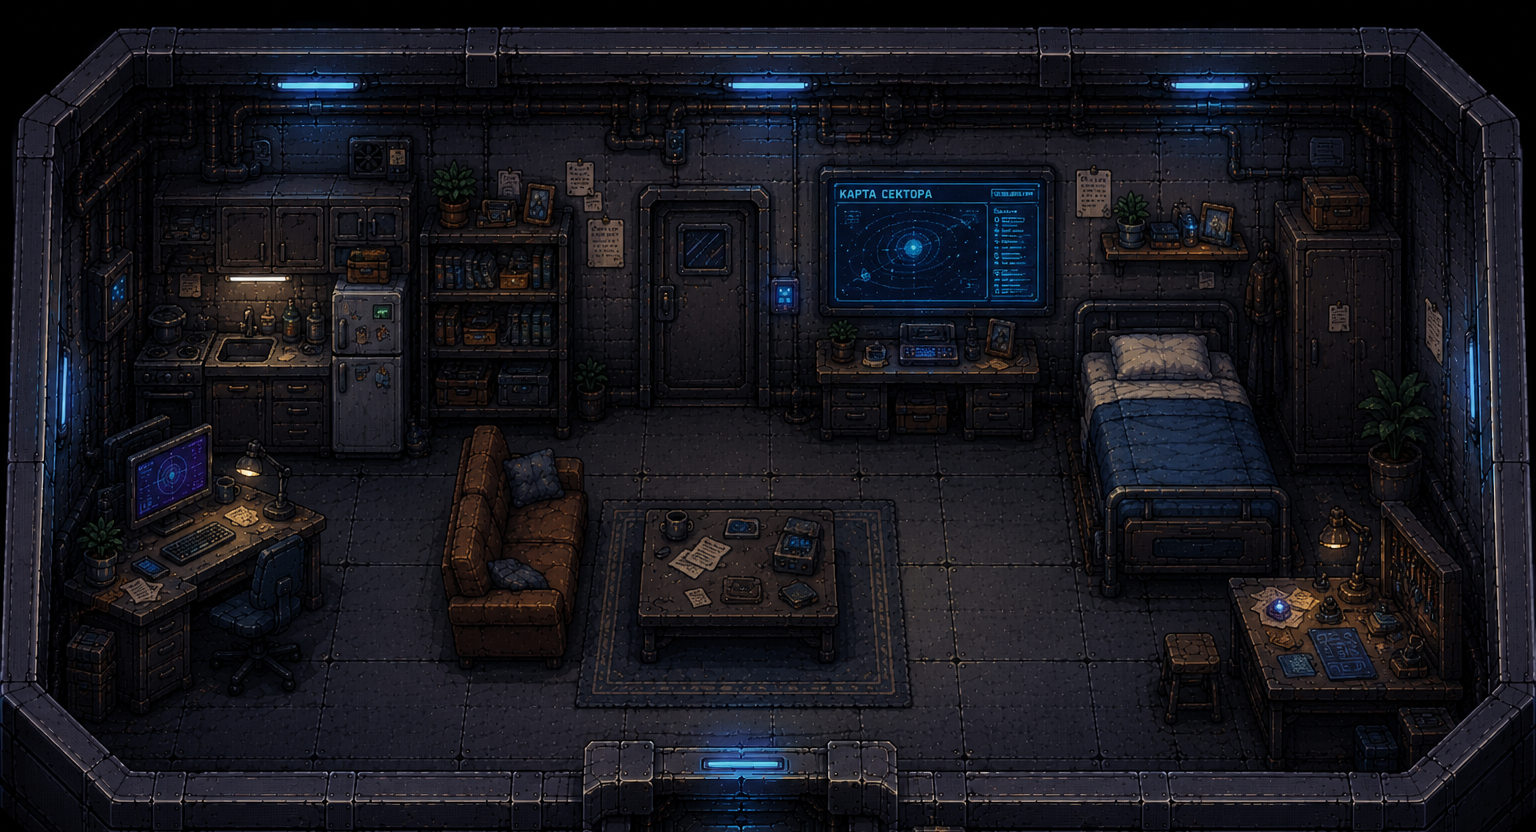

This game map was drawn from its Tiled (.tmx) file and the tilesets committed beside it. A one-line description and the full map source follow:
An orthogonal 48x26 tile map with 32x32 px tiles, 1 tile layer (Слой тайлов 1) and 1 object (exit6).

<map version="1.10" tiledversion="1.12.1" orientation="orthogonal" renderorder="right-down" width="48" height="26" tilewidth="32" tileheight="32" infinite="0" nextlayerid="4" nextobjectid="3">
 <tileset firstgid="1" name="k6" tilewidth="32" tileheight="32" tilecount="1536" columns="48">
  <image source="k6.png" width="1536" height="1024" />
 </tileset>
 <objectgroup id="3" name="exit">
  <object id="2" name="exit6" x="620" y="668" width="232" height="156" />
 </objectgroup>
 <layer id="1" name="Слой тайлов 1" width="48" height="26">
  <data encoding="csv">
1,2,3,4,5,6,7,8,9,10,11,12,13,14,15,16,17,18,19,20,21,22,23,24,25,26,27,28,29,30,31,32,33,34,35,36,37,38,39,40,41,42,43,44,45,46,47,48,
49,50,51,52,53,54,55,56,57,58,59,60,61,62,63,64,65,66,67,68,69,70,71,72,73,74,75,76,77,78,79,80,81,82,83,84,85,86,87,88,89,90,91,92,93,94,95,96,
97,98,99,100,101,102,103,104,105,106,107,108,109,110,111,112,113,114,115,116,117,118,119,120,121,122,123,124,125,126,127,128,129,130,131,132,133,134,135,136,137,138,139,140,141,142,143,144,
145,146,147,148,149,150,151,152,153,154,155,156,157,158,159,160,161,162,163,164,165,166,167,168,169,170,171,172,173,174,175,176,177,178,179,180,181,182,183,184,185,186,187,188,189,190,191,192,
193,194,195,196,197,198,199,200,201,202,203,204,205,206,207,208,209,210,211,212,213,214,215,216,217,218,219,220,221,222,223,224,225,226,227,228,229,230,231,232,233,234,235,236,237,238,239,240,
241,242,243,244,245,246,247,248,249,250,251,252,253,254,255,256,257,258,259,260,261,262,263,264,265,266,267,268,269,270,271,272,273,274,275,276,277,278,279,280,281,282,283,284,285,286,287,288,
289,290,291,292,293,294,295,296,297,298,299,300,301,302,303,304,305,306,307,308,309,310,311,312,313,314,315,316,317,318,319,320,321,322,323,324,325,326,327,328,329,330,331,332,333,334,335,336,
337,338,339,340,341,342,343,344,345,346,347,348,349,350,351,352,353,354,355,356,357,358,359,360,361,362,363,364,365,366,367,368,369,370,371,372,373,374,375,376,377,378,379,380,381,382,383,384,
385,386,387,388,389,390,391,392,393,394,395,396,397,398,399,400,401,402,403,404,405,406,407,408,409,410,411,412,413,414,415,416,417,418,419,420,421,422,423,424,425,426,427,428,429,430,431,432,
433,434,435,436,437,438,439,440,441,442,443,444,445,446,447,448,449,450,451,452,453,454,455,456,457,458,459,460,461,462,463,464,465,466,467,468,469,470,471,472,473,474,475,476,477,478,479,480,
481,482,483,484,485,486,487,488,489,490,491,492,493,494,495,496,497,498,499,500,501,502,503,504,505,506,507,508,509,510,511,512,513,514,515,516,517,518,519,520,521,522,523,524,525,526,527,528,
529,530,531,532,533,534,535,536,537,538,539,540,541,542,543,544,545,546,547,548,549,550,551,552,553,554,555,556,557,558,559,560,561,562,563,564,565,566,567,568,569,570,571,572,573,574,575,576,
577,578,579,580,581,582,583,584,585,586,587,588,589,590,591,592,593,594,595,596,597,598,599,600,601,602,603,604,605,606,607,608,609,610,611,612,613,614,615,616,617,618,619,620,621,622,623,624,
625,626,627,628,629,630,631,632,633,634,635,636,637,638,639,640,641,642,643,644,645,646,647,648,649,650,651,652,653,654,655,656,657,658,659,660,661,662,663,664,665,666,667,668,669,670,671,672,
673,674,675,676,677,678,679,680,681,682,683,684,685,686,687,688,689,690,691,692,693,694,695,696,697,698,699,700,701,702,703,704,705,706,707,708,709,710,711,712,713,714,715,716,717,718,719,720,
721,722,723,724,725,726,727,728,729,730,731,732,733,734,735,736,737,738,739,740,741,742,743,744,745,746,747,748,749,750,751,752,753,754,755,756,757,758,759,760,761,762,763,764,765,766,767,768,
769,770,771,772,773,774,775,776,777,778,779,780,781,782,783,784,785,786,787,788,789,790,791,792,793,794,795,796,797,798,799,800,801,802,803,804,805,806,807,808,809,810,811,812,813,814,815,816,
817,818,819,820,821,822,823,824,825,826,827,828,829,830,831,832,833,834,835,836,837,838,839,840,841,842,843,844,845,846,847,848,849,850,851,852,853,854,855,856,857,858,859,860,861,862,863,864,
865,866,867,868,869,870,871,872,873,874,875,876,877,878,879,880,881,882,883,884,885,886,887,888,889,890,891,892,893,894,895,896,897,898,899,900,901,902,903,904,905,906,907,908,909,910,911,912,
913,914,915,916,917,918,919,920,921,922,923,924,925,926,927,928,929,930,931,932,933,934,935,936,937,938,939,940,941,942,943,944,945,946,947,948,949,950,951,952,953,954,955,956,957,958,959,960,
961,962,963,964,965,966,967,968,969,970,971,972,973,974,975,976,977,978,979,980,981,982,983,984,985,986,987,988,989,990,991,992,993,994,995,996,997,998,999,1000,1001,1002,1003,1004,1005,1006,1007,1008,
1009,1010,1011,1012,1013,1014,1015,1016,1017,1018,1019,1020,1021,1022,1023,1024,1025,1026,1027,1028,1029,1030,1031,1032,1033,1034,1035,1036,1037,1038,1039,1040,1041,1042,1043,1044,1045,1046,1047,1048,1049,1050,1051,1052,1053,1054,1055,1056,
1057,1058,1059,1060,1061,1062,1063,1064,1065,1066,1067,1068,1069,1070,1071,1072,1073,1074,1075,1076,1077,1078,1079,1080,1081,1082,1083,1084,1085,1086,1087,1088,1089,1090,1091,1092,1093,1094,1095,1096,1097,1098,1099,1100,1101,1102,1103,1104,
1105,1106,1107,1108,1109,1110,1111,1112,1113,1114,1115,1116,1117,1118,1119,1120,1121,1122,1123,1124,1125,1126,1127,1128,1129,1130,1131,1132,1133,1134,1135,1136,1137,1138,1139,1140,1141,1142,1143,1144,1145,1146,1147,1148,1149,1150,1151,1152,
1153,1154,1155,1156,1157,1158,1159,1160,1161,1162,1163,1164,1165,1166,1167,1168,1169,1170,1171,1172,1173,1174,1175,1176,1177,1178,1179,1180,1181,1182,1183,1184,1185,1186,1187,1188,1189,1190,1191,1192,1193,1194,1195,1196,1197,1198,1199,1200,
1201,1202,1203,1204,1205,1206,1207,1208,1209,1210,1211,1212,1213,1214,1215,1216,1217,1218,1219,1220,1221,1222,1223,1224,1225,1226,1227,1228,1229,1230,1231,1232,1233,1234,1235,1236,1237,1238,1239,1240,1241,1242,1243,1244,1245,1246,1247,1248
</data>
 </layer>
</map>
